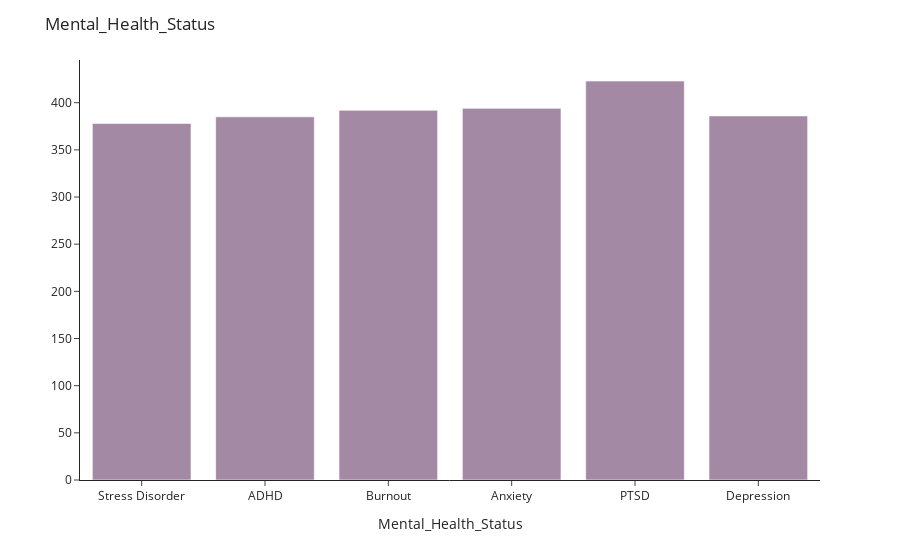

The notebook cell saved with this chart:
### Code cell
## histogram for Mental_Health_Status distribution
age_fig = ex.histogram(data,
            x = 'Mental_Health_Status',
            nbins = 30,
            color_discrete_sequence = ["#A489A4"])

## figure title and labels
age_fig.update_layout(
    title = 'Mental_Health_Status',
    xaxis_title = 'Mental_Health_Status',
    yaxis_title = None,
    template = 'simple_white')

### Figure 1 — Plotly figure (JSON) as saved in the notebook; plotly's stock layout.template omitted (floating-point values rounded to 4 significant figures; data arrays with more than 128 entries replaced by an {"elided": "..."} marker saying what was removed)
{"data": [{"alignmentgroup": "True", "bingroup": "x", "hovertemplate": "Mental_Health_Status=%{x}<br>count=%{y}<extra></extra>", "legendgroup": "", "marker": {"color": "#A489A4", "pattern": {"shape": ""}}, "name": "", "nbinsx": 30, "offsetgroup": "", "orientation": "v", "showlegend": false, "type": "histogram", "x": {"elided": "3157 str values"}, "xaxis": "x", "yaxis": "y"}], "layout": {"barmode": "relative", "legend": {"tracegroupgap": 0}, "margin": {"t": 60}, "title": {"text": "Mental_Health_Status"}, "xaxis": {"anchor": "y", "domain": [0, 1], "title": {"text": "Mental_Health_Status"}}, "yaxis": {"anchor": "x", "domain": [0, 1], "title": {}}}}
